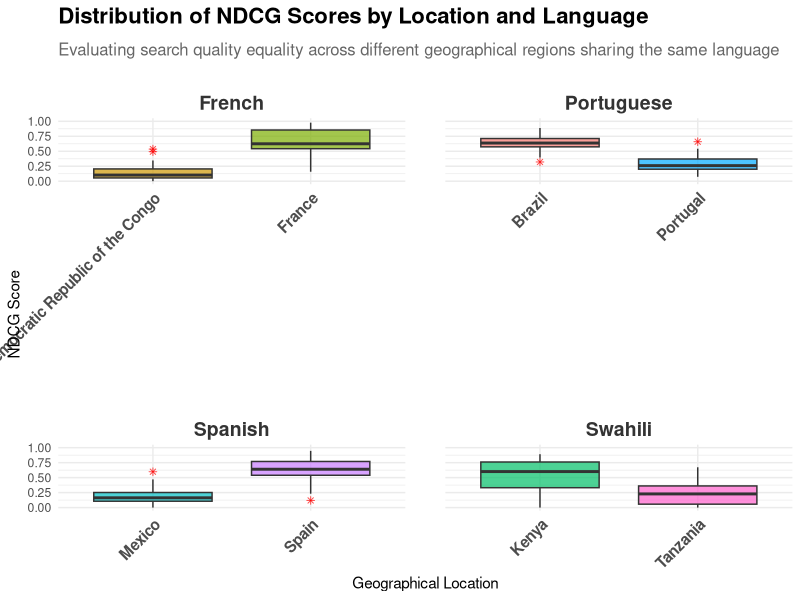
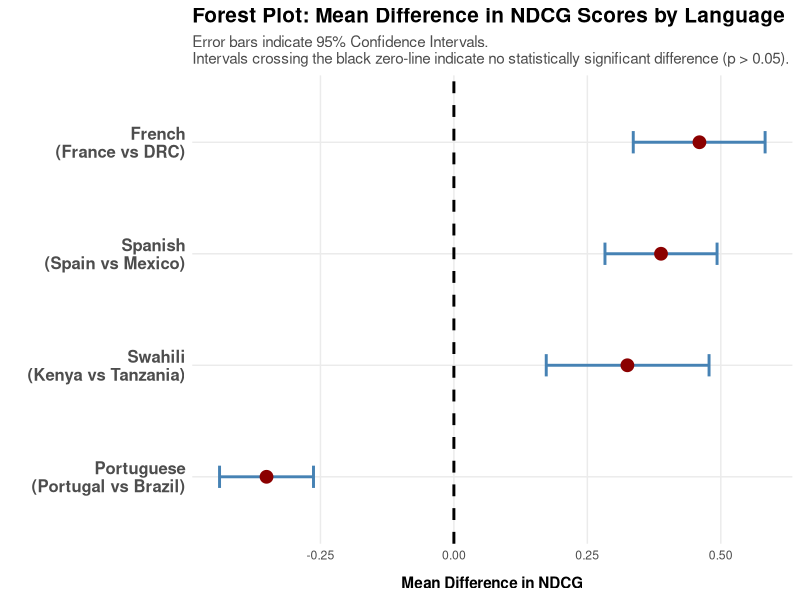

Recreate these plots in R, in order.
## ---- chunk 1
# Load required libraries
library(dplyr)
library(tidyr)
library(ggplot2)
## ---- chunk 2
# Load required libraries
library(dplyr)
library(tidyr)
library(ggplot2)

# 1. Load the dataset
df <- read.csv("clean_search_quality_results.csv")

# 2. Clean the 'country' column
# Extract only the last word after the final comma (the actual country name)
df_clean <- df %>%
  mutate(country_short = trimws(sub(".*,", "", country)))

# 3. Verify the cleaning worked
cat("Unique countries after cleaning:\n")
print(unique(df_clean$country_short))
## ---- chunk 3
# 1. Define the target language for analysis
# Options from your data: "French", "Portuguese", "Spanish", "Swahili"
target_language <- "Spanish"

# 2. Filter the cleaned dataset for the selected language
data_filtered <- df_clean %>%
  filter(langs == target_language)

# 3. Extract unique NDCG scores per term and country
# Since NDCG is a query-level metric, it is repeated across multiple link results.
# We must keep only one unique NDCG score per term per country before reshaping.
data_unique <- data_filtered %>%
  select(term, country_short, ndcg) %>%
  distinct()

# 4. Reshape the data from long to wide format
# This creates separate columns for each country filled with NDCG scores
data_wide <- data_unique %>%
  pivot_wider(names_from = country_short, values_from = ndcg)

# 5. Drop rows with missing values to ensure perfectly paired observations
data_wide <- drop_na(data_wide)

# 6. Preview the prepared data structure
cat("Data prepared for Paired T-test (First 5 rows):\n")
print(head(data_wide, 5))
## ---- chunk 4
# 1. Verify the column names for the Spanish test
# Based on the data, the 'country_short' values for Spanish are "Spain" and "Mexico"
cat("Columns available for t-test:\n")
print(colnames(data_wide))

# 2. Perform the Paired T-Test
# We compare the NDCG scores for Spain vs Mexico across the 36 queries
t_test_spanish <- t.test(data_wide$Spain, data_wide$Mexico, paired = TRUE)

# 3. Print the full statistical results
cat("\n--- Paired T-Test Results: Spanish (Spain vs Mexico) ---\n")
print(t_test_spanish)

# 4. Extract and interpret the p-value for the report
p_value <- t_test_spanish$p.value

cat("\n--- Conclusion for the Report ---\n")
if(p_value < 0.05) {
  cat("The p-value is", format(p_value, scientific = FALSE), "which is less than 0.05.\n")
  cat("Conclusion: Reject the null hypothesis. There is a statistically significant difference in search quality (NDCG) between Spain and Mexico.")
} else {
  cat("The p-value is", format(p_value, scientific = FALSE), "which is greater than 0.05.\n")
  cat("Conclusion: Fail to reject the null hypothesis. There is NO statistically significant difference in search quality (NDCG) between Spain and Mexico.")
}
## ---- chunk 5
# 1. Filter, clean duplicates, and reshape data for French
data_french_wide <- df_clean %>%
  filter(langs == "French") %>%
  select(term, country_short, ndcg) %>%
  distinct() %>%
  pivot_wider(names_from = country_short, values_from = ndcg) %>%
  drop_na()

# 2. Perform the Paired T-Test
# Note: Backticks are required because the DRC country name contains spaces
t_test_french <- t.test(data_french_wide$France, 
                        data_french_wide$`Democratic Republic of the Congo`, 
                        paired = TRUE)

# 3. Print the statistical results
cat("--- Paired T-Test Results: French (France vs DRC) ---\n")
print(t_test_french)
## ---- chunk 6
# 1. Filter, clean duplicates, and reshape data for Portuguese
data_port_wide <- df_clean %>%
  filter(langs == "Portuguese") %>%
  select(term, country_short, ndcg) %>%
  distinct() %>%
  pivot_wider(names_from = country_short, values_from = ndcg) %>%
  drop_na()

# 2. Perform the Paired T-Test
t_test_portuguese <- t.test(data_port_wide$Portugal, data_port_wide$Brazil, paired = TRUE)

# 3. Print the statistical results
cat("--- Paired T-Test Results: Portuguese (Portugal vs Brazil) ---\n")
print(t_test_portuguese)
## ---- chunk 7
# 1. Filter, clean duplicates, and reshape data for Swahili
data_swahili_wide <- df_clean %>%
  filter(langs == "Swahili") %>%
  select(term, country_short, ndcg) %>%
  distinct() %>%
  pivot_wider(names_from = country_short, values_from = ndcg) %>%
  drop_na()

# 2. Perform the Paired T-Test
t_test_swahili <- t.test(data_swahili_wide$Kenya, data_swahili_wide$Tanzania, paired = TRUE)

# 3. Print the statistical results
cat("--- Paired T-Test Results: Swahili (Kenya vs Tanzania) ---\n")
print(t_test_swahili)
## ---- chunk 8
# 1. Prepare unique query data for all languages to avoid duplicated NDCG scores
data_all_unique <- df_clean %>%
  select(langs, term, country_short, ndcg) %>%
  distinct()

# 2. Create a faceted boxplot with a zoomed-in Y-axis
combined_box <- ggplot(data_all_unique, aes(x = country_short, y = ndcg, fill = country_short)) +
  geom_boxplot(alpha = 0.7, outlier.color = "red", outlier.shape = 8) +
  facet_wrap(~ langs, scales = "free_x") + # Splits the graph into 4 panels by language
  theme_minimal() +
  theme(legend.position = "none", # Removes redundant legend since x-axis has the names
        axis.text.x = element_text(angle = 45, hjust = 1, size = 11, face = "bold"),
        strip.text = element_text(size = 14, face = "bold", color = "#333333"),
        plot.title = element_text(size = 16, face = "bold", margin = margin(b = 10)),
        plot.subtitle = element_text(size = 12, color = "gray40", margin = margin(b = 20)),
        panel.spacing = unit(2, "lines")) + # Adds space between the language panels
  coord_cartesian(ylim = c(0, 1)) + # ZOOM IN: limits Y-axis to 0 - 1.00
  labs(title = "Distribution of NDCG Scores by Location and Language",
       subtitle = "Evaluating search quality equality across different geographical regions sharing the same language",
       x = "Geographical Location",
       y = "NDCG Score")

# 3. Display the plot
print(combined_box)
## ---- chunk 9
library(knitr)
library(dplyr)

# 1. Create a summary dataframe with the NEW results of our 4 T-tests
results_summary <- data.frame(
  Language = c("Spanish", "French", "Portuguese", "Swahili"),
  Comparison = c("Spain vs Mexico", "France vs DRC", "Portugal vs Brazil", "Kenya vs Tanzania"),
  Mean_Difference = c(0.388, 0.460, -0.351, 0.325),
  CI_Lower = c(0.283, 0.336, -0.439, 0.173),
  CI_Upper = c(0.493, 0.583, -0.263, 0.478),
  P_Value = c(0.0000000297, 0.0000000396, 0.00000000168, 0.000174)
)

# 2. Add a column for Significance based on p < 0.05
results_summary <- results_summary %>%
  mutate(Significant = ifelse(P_Value < 0.05, "Yes (*)", "No"))

# 3. Print the table nicely using kable
kable(results_summary, 
      digits = 3, 
      caption = "Summary of Paired T-Test Results for NDCG Scores across Languages",
      col.names = c("Language", "Comparison", "Mean Diff", "CI Lower (95%)", "CI Upper (95%)", "P-Value", "Significant?"))
## ---- chunk 10
library(ggplot2)

# 1. Update the labels in the summary dataframe to include country names clearly
results_summary <- results_summary %>%
  mutate(Label = paste0(Language, "\n(", Comparison, ")"))

# 2. Create the Enhanced Forest Plot
forest_plot_adv <- ggplot(results_summary, aes(x = Mean_Difference, y = reorder(Label, Mean_Difference))) +
  # The Reference Line (0 = No Difference) -> Changed to Black/Dark Grey
  geom_vline(xintercept = 0, linetype = "dashed", color = "black", size = 1) +
  
  # The Confidence Intervals (The horizontal lines)
  geom_errorbarh(aes(xmin = CI_Lower, xmax = CI_Upper), height = 0.2, color = "steelblue", size = 1) +
  
  # The Point Estimate (Mean Difference)
  geom_point(size = 4, color = "darkred") +
  
  # Styling and labels
  theme_minimal() +
  labs(title = "Forest Plot: Mean Difference in NDCG Scores by Language",
       subtitle = "Error bars indicate 95% Confidence Intervals. \nIntervals crossing the black zero-line indicate no statistically significant difference (p > 0.05).",
       x = "Mean Difference in NDCG",
       y = "") +
  theme(plot.title = element_text(face = "bold", size = 15),
        plot.subtitle = element_text(size = 11, color = "gray30"),
        axis.text.y = element_text(face = "bold", size = 12),
        axis.title.x = element_text(face = "bold", margin = margin(t = 10)),
        panel.grid.minor = element_blank())

# 3. Display the plot
print(forest_plot_adv)
